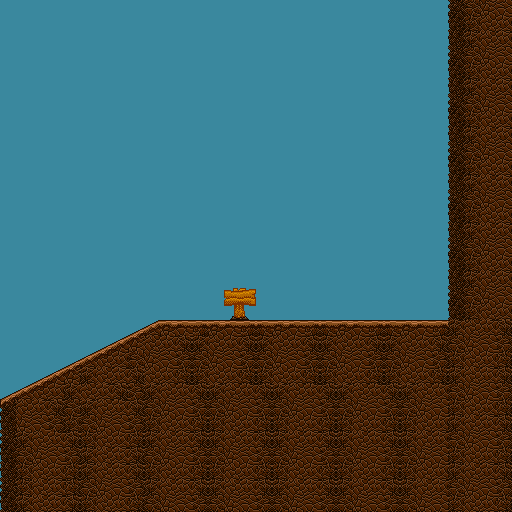

A level layout from a 2D game, rendered from its tile map. Below: a short description, then the map file with tile-grid data replaced by summaries:
An orthogonal 32x32 tile map with 16x16 px tiles, 2 tile layers (Ground, Ground Decoration), 3 tilesets and 4 objects (Coin, PlayerSpawn, InfoSign, Door).

<map version="1.10" tiledversion="1.10.2" orientation="orthogonal" renderorder="right-down" width="32" height="32" tilewidth="16" tileheight="16" infinite="0" backgroundcolor="#3a889e" nextlayerid="12" nextobjectid="103">
 <tileset firstgid="1" name="grass_tileset" tilewidth="16" tileheight="16" tilecount="640" columns="32">
  <image source="../images/pixel_platformer_tileset/grass/grass_tileset.png" width="512" height="320" />
  <tile id="290" type="Slope">
   <properties>
    <property name="LeftTop" type="int" value="0" />
    <property name="RightTop" type="int" value="8" />
   </properties>
  </tile>
  <tile id="291" type="Slope">
   <properties>
    <property name="LeftTop" type="int" value="8" />
    <property name="RightTop" type="int" value="16" />
   </properties>
  </tile>
 </tileset>
 <tileset firstgid="641" name="ice_tileset" tilewidth="16" tileheight="16" tilecount="640" columns="32">
  <image source="../images/pixel_platformer_tileset/ice/ice_tileset.png" width="512" height="320" />
  <tile id="194" type="Hazard">
   <properties>
    <property name="Damage" type="int" value="10" />
   </properties>
  </tile>
  <tile id="195" type="Hazard">
   <properties>
    <property name="Damage" type="int" value="10" />
   </properties>
  </tile>
  <tile id="260" type="Slope">
   <properties>
    <property name="LeftTop" type="int" value="0" />
    <property name="RightTop" type="int" value="8" />
   </properties>
  </tile>
  <tile id="261" type="Slope">
   <properties>
    <property name="LeftTop" type="int" value="8" />
    <property name="RightTop" type="int" value="16" />
   </properties>
  </tile>
  <tile id="268" type="Slope">
   <properties>
    <property name="LeftTop" type="int" value="16" />
    <property name="RightTop" type="int" value="8" />
   </properties>
  </tile>
  <tile id="269" type="Slope">
   <properties>
    <property name="LeftTop" type="int" value="8" />
    <property name="RightTop" type="int" value="0" />
   </properties>
  </tile>
  <tile id="290" type="Slope">
   <properties>
    <property name="LeftTop" type="int" value="0" />
    <property name="RightTop" type="int" value="8" />
   </properties>
  </tile>
  <tile id="291" type="Slope">
   <properties>
    <property name="LeftTop" type="int" value="8" />
    <property name="RightTop" type="int" value="16" />
   </properties>
  </tile>
  <tile id="302" type="Slope">
   <properties>
    <property name="LeftTop" type="int" value="16" />
    <property name="RightTop" type="int" value="8" />
   </properties>
  </tile>
  <tile id="303" type="Slope">
   <properties>
    <property name="LeftTop" type="int" value="8" />
    <property name="RightTop" type="int" value="0" />
   </properties>
  </tile>
  <tile id="325" type="Slope">
   <properties>
    <property name="LeftTop" type="int" value="0" />
    <property name="RightTop" type="int" value="16" />
   </properties>
  </tile>
  <tile id="332" type="Slope">
   <properties>
    <property name="LeftTop" type="int" value="16" />
    <property name="RightTop" type="int" value="0" />
   </properties>
  </tile>
  <tile id="356" type="Slope">
   <properties>
    <property name="LeftTop" type="int" value="0" />
    <property name="RightTop" type="int" value="16" />
   </properties>
  </tile>
  <tile id="365" type="Slope">
   <properties>
    <property name="LeftTop" type="int" value="16" />
    <property name="RightTop" type="int" value="0" />
   </properties>
  </tile>
  <tile id="514" type="OneWayTopPlatform" />
  <tile id="515" type="OneWayTopPlatform" />
  <tile id="516" type="OneWayTopPlatform" />
  <tile id="517" type="OneWayTopPlatform" />
  <tile id="518" type="OneWayTopPlatform" />
  <tile id="519" type="OneWayTopPlatform" />
  <tile id="522" type="OneWayTopPlatform" />
  <tile id="523" type="OneWayTopPlatform" />
 </tileset>
 <tileset firstgid="1281" name="cave_tileset" tilewidth="16" tileheight="16" tilecount="640" columns="32">
  <image source="../images/pixel_platformer_tileset/cave/cave_tileset.png" width="512" height="320" />
  <tile id="194" type="Hazard">
   <properties>
    <property name="Damage" type="int" value="10000" />
   </properties>
  </tile>
  <tile id="195" type="Hazard">
   <properties>
    <property name="Damage" type="int" value="10000" />
   </properties>
  </tile>
  <tile id="226" type="Hazard">
   <properties>
    <property name="Damage" type="int" value="10000" />
   </properties>
  </tile>
  <tile id="227" type="Hazard">
   <properties>
    <property name="Damage" type="int" value="10000" />
   </properties>
  </tile>
  <tile id="260" type="Slope">
   <properties>
    <property name="LeftTop" type="int" value="0" />
    <property name="RightTop" type="int" value="8" />
   </properties>
  </tile>
  <tile id="261" type="Slope">
   <properties>
    <property name="LeftTop" type="int" value="8" />
    <property name="RightTop" type="int" value="16" />
   </properties>
  </tile>
  <tile id="268" type="Slope">
   <properties>
    <property name="LeftTop" type="int" value="16" />
    <property name="RightTop" type="int" value="8" />
   </properties>
  </tile>
  <tile id="269" type="Slope">
   <properties>
    <property name="LeftTop" type="int" value="8" />
    <property name="RightTop" type="int" value="0" />
   </properties>
  </tile>
  <tile id="290" type="Slope">
   <properties>
    <property name="LeftTop" type="int" value="0" />
    <property name="RightTop" type="int" value="8" />
   </properties>
  </tile>
  <tile id="291" type="Slope">
   <properties>
    <property name="LeftTop" type="int" value="8" />
    <property name="RightTop" type="int" value="16" />
   </properties>
  </tile>
  <tile id="302" type="Slope">
   <properties>
    <property name="LeftTop" type="int" value="16" />
    <property name="RightTop" type="int" value="8" />
   </properties>
  </tile>
  <tile id="303" type="Slope">
   <properties>
    <property name="LeftTop" type="int" value="8" />
    <property name="RightTop" type="int" value="0" />
   </properties>
  </tile>
  <tile id="332" type="Slope">
   <properties>
    <property name="LeftTop" type="int" value="16" />
    <property name="RightTop" type="int" value="0" />
   </properties>
  </tile>
  <tile id="365" type="Slope">
   <properties>
    <property name="LeftTop" type="int" value="16" />
    <property name="RightTop" type="int" value="0" />
   </properties>
  </tile>
 </tileset>
 <layer id="8" name="Ground" width="32" height="32">
  <data>[1024 cells, 444 non-empty, 27 distinct tile ids]</data>
 </layer>
 <layer id="9" name="Ground Decoration" width="32" height="32">
  <data>[1024 cells, 4 non-empty, 4 distinct tile ids]</data>
 </layer>
 <objectgroup id="3" name="AnimatedCoins">
  <object id="99" type="Coin" x="192" y="304">
   <ellipse />
  </object>
 </objectgroup>
 <objectgroup id="10" name="Metadata" class="Door">
  <object id="19" name="Spawn" type="PlayerSpawn" x="32" y="352">
   <point />
  </object>
  <object id="96" name="sign 1" type="InfoSign" x="192" y="256" width="64" height="64">
   <properties>
    <property name="Text" value="You’ve made it! Good, good. Rest your weary thumbs, traveler. It’s safe here. No more jumping, ha HA! Have you seen Martin? He’s my adopted… my son. I’ve tried to convince him to journey with me, but he seems to think lounging on a platform is more appropriate than leaping forward into the unknown. No matter, you’re here. Take this coin. It should prove useful in the trials ahead. —J.M." />
   </properties>
  </object>
  <object id="97" name="Level Exit" type="Door" x="352" y="304" width="16" height="15.9298">
   <properties>
    <property name="DestinationMap" value="map_level_cave_3.tmx" />
   </properties>
  </object>
 </objectgroup>
</map>
